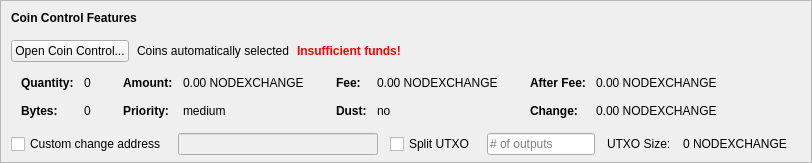
    <widget class="QFrame" name="frameCoinControl">
     <property name="sizePolicy">
      <sizepolicy hsizetype="Expanding" vsizetype="Expanding">
       <horstretch>0</horstretch>
       <verstretch>0</verstretch>
      </sizepolicy>
     </property>
     <property name="maximumSize">
      <size>
       <width>16777215</width>
       <height>16777215</height>
      </size>
     </property>
     <property name="frameShape">
      <enum>QFrame::StyledPanel</enum>
     </property>
     <property name="frameShadow">
      <enum>QFrame::Sunken</enum>
     </property>
     <layout class="QVBoxLayout" name="verticalLayoutCoinControl2">
      <property name="spacing">
       <number>0</number>
      </property>
      <property name="leftMargin">
       <number>0</number>
      </property>
      <property name="topMargin">
       <number>0</number>
      </property>
      <property name="rightMargin">
       <number>0</number>
      </property>
      <property name="bottomMargin">
       <number>6</number>
      </property>
      <item>
       <layout class="QVBoxLayout" name="verticalLayoutCoinControl" stretch="0,0,0,0,1">
        <property name="spacing">
         <number>0</number>
        </property>
        <property name="leftMargin">
         <number>10</number>
        </property>
        <property name="topMargin">
         <number>10</number>
        </property>
        <item>
         <layout class="QHBoxLayout" name="horizontalLayoutCoinControl1">
          <property name="bottomMargin">
           <number>15</number>
          </property>
          <item>
           <widget class="QLabel" name="labelCoinControlFeatures">
            <property name="sizePolicy">
             <sizepolicy hsizetype="Preferred" vsizetype="Maximum">
              <horstretch>0</horstretch>
              <verstretch>0</verstretch>
             </sizepolicy>
            </property>
            <property name="font">
             <font>
              <weight>75</weight>
              <bold>true</bold>
             </font>
            </property>
            <property name="styleSheet">
             <string notr="true">font-weight:bold;</string>
            </property>
            <property name="text">
             <string>Coin Control Features</string>
            </property>
           </widget>
          </item>
         </layout>
        </item>
        <item>
         <layout class="QHBoxLayout" name="horizontalLayoutCoinControl2" stretch="0,0,0,0">
          <property name="spacing">
           <number>8</number>
          </property>
          <property name="bottomMargin">
           <number>10</number>
          </property>
          <item>
           <widget class="QPushButton" name="pushButtonCoinControl">
            <property name="styleSheet">
             <string notr="true"/>
            </property>
            <property name="text">
             <string>Open Coin Control...</string>
            </property>
            <property name="autoDefault">
             <bool>false</bool>
            </property>
           </widget>
          </item>
          <item>
           <widget class="QLabel" name="labelCoinControlAutomaticallySelected">
            <property name="text">
             <string>Coins automatically selected</string>
            </property>
            <property name="margin">
             <number>5</number>
            </property>
           </widget>
          </item>
          <item>
           <widget class="QLabel" name="labelCoinControlInsuffFunds">
            <property name="font">
             <font>
              <weight>75</weight>
              <bold>true</bold>
             </font>
            </property>
            <property name="styleSheet">
             <string notr="true">color:red;font-weight:bold;</string>
            </property>
            <property name="text">
             <string>Insufficient funds!</string>
            </property>
            <property name="margin">
             <number>5</number>
            </property>
           </widget>
          </item>
          <item>
           <spacer name="horizontalSpacerCoinControl">
            <property name="orientation">
             <enum>Qt::Horizontal</enum>
            </property>
            <property name="sizeHint" stdset="0">
             <size>
              <width>40</width>
              <height>1</height>
             </size>
            </property>
           </spacer>
          </item>
         </layout>
        </item>
        <item>
         <widget class="QWidget" name="widgetCoinControl" native="true">
          <property name="sizePolicy">
           <sizepolicy hsizetype="Preferred" vsizetype="Preferred">
            <horstretch>0</horstretch>
            <verstretch>0</verstretch>
           </sizepolicy>
          </property>
          <property name="minimumSize">
           <size>
            <width>0</width>
            <height>0</height>
           </size>
          </property>
          <property name="styleSheet">
           <string notr="true"/>
          </property>
          <layout class="QHBoxLayout" name="horizontalLayoutCoinControl5">
           <property name="leftMargin">
            <number>0</number>
           </property>
           <property name="topMargin">
            <number>0</number>
           </property>
           <property name="rightMargin">
            <number>0</number>
           </property>
           <property name="bottomMargin">
            <number>0</number>
           </property>
           <item>
            <layout class="QHBoxLayout" name="horizontalLayoutCoinControl3" stretch="0,0,0,1">
             <property name="spacing">
              <number>20</number>
             </property>
             <property name="topMargin">
              <number>0</number>
             </property>
             <property name="bottomMargin">
              <number>10</number>
             </property>
             <item>
              <layout class="QFormLayout" name="formLayoutCoinControl1">
               <property name="horizontalSpacing">
                <number>10</number>
               </property>
               <property name="verticalSpacing">
                <number>14</number>
               </property>
               <property name="leftMargin">
                <number>10</number>
               </property>
               <property name="topMargin">
                <number>4</number>
               </property>
               <property name="rightMargin">
                <number>6</number>
               </property>
               <item row="0" column="0">
                <widget class="QLabel" name="labelCoinControlQuantityText">
                 <property name="font">
                  <font>
                   <weight>75</weight>
                   <bold>true</bold>
                  </font>
                 </property>
                 <property name="text">
                  <string>Quantity:</string>
                 </property>
                 <property name="margin">
                  <number>0</number>
                 </property>
                </widget>
               </item>
               <item row="0" column="1">
                <widget class="QLabel" name="labelCoinControlQuantity">
                 <property name="cursor">
                  <cursorShape>IBeamCursor</cursorShape>
                 </property>
                 <property name="contextMenuPolicy">
                  <enum>Qt::ActionsContextMenu</enum>
                 </property>
                 <property name="text">
                  <string notr="true">0</string>
                 </property>
                 <property name="margin">
                  <number>0</number>
                 </property>
                 <property name="textInteractionFlags">
                  <set>Qt::LinksAccessibleByMouse|Qt::TextSelectableByKeyboard|Qt::TextSelectableByMouse</set>
                 </property>
                </widget>
               </item>
               <item row="1" column="0">
                <widget class="QLabel" name="labelCoinControlBytesText">
                 <property name="font">
                  <font>
                   <weight>75</weight>
                   <bold>true</bold>
                  </font>
                 </property>
                 <property name="text">
                  <string>Bytes:</string>
                 </property>
                </widget>
               </item>
               <item row="1" column="1">
                <widget class="QLabel" name="labelCoinControlBytes">
                 <property name="cursor">
                  <cursorShape>IBeamCursor</cursorShape>
                 </property>
                 <property name="contextMenuPolicy">
                  <enum>Qt::ActionsContextMenu</enum>
                 </property>
                 <property name="text">
                  <string notr="true">0</string>
                 </property>
                 <property name="textInteractionFlags">
                  <set>Qt::LinksAccessibleByMouse|Qt::TextSelectableByKeyboard|Qt::TextSelectableByMouse</set>
                 </property>
                </widget>
               </item>
              </layout>
             </item>
             <item>
              <layout class="QFormLayout" name="formLayoutCoinControl2">
               <property name="horizontalSpacing">
                <number>10</number>
               </property>
               <property name="verticalSpacing">
                <number>14</number>
               </property>
               <property name="leftMargin">
                <number>6</number>
               </property>
               <property name="topMargin">
                <number>4</number>
               </property>
               <property name="rightMargin">
                <number>6</number>
               </property>
               <item row="0" column="0">
                <widget class="QLabel" name="labelCoinControlAmountText">
                 <property name="font">
                  <font>
                   <weight>75</weight>
                   <bold>true</bold>
                  </font>
                 </property>
                 <property name="text">
                  <string>Amount:</string>
                 </property>
                 <property name="margin">
                  <number>0</number>
                 </property>
                </widget>
               </item>
               <item row="0" column="1">
                <widget class="QLabel" name="labelCoinControlAmount">
                 <property name="cursor">
                  <cursorShape>IBeamCursor</cursorShape>
                 </property>
                 <property name="contextMenuPolicy">
                  <enum>Qt::ActionsContextMenu</enum>
                 </property>
                 <property name="text">
                  <string notr="true">0.00 NODEXCHANGE</string>
                 </property>
                 <property name="textInteractionFlags">
                  <set>Qt::LinksAccessibleByMouse|Qt::TextSelectableByKeyboard|Qt::TextSelectableByMouse</set>
                 </property>
                </widget>
               </item>
               <item row="1" column="0">
                <widget class="QLabel" name="labelCoinControlPriorityText">
                 <property name="font">
                  <font>
                   <weight>75</weight>
                   <bold>true</bold>
                  </font>
                 </property>
                 <property name="text">
                  <string>Priority:</string>
                 </property>
                </widget>
               </item>
               <item row="1" column="1">
                <widget class="QLabel" name="labelCoinControlPriority">
                 <property name="cursor">
                  <cursorShape>IBeamCursor</cursorShape>
                 </property>
                 <property name="contextMenuPolicy">
                  <enum>Qt::ActionsContextMenu</enum>
                 </property>
                 <property name="text">
                  <string>medium</string>
                 </property>
                 <property name="textInteractionFlags">
                  <set>Qt::LinksAccessibleByMouse|Qt::TextSelectableByKeyboard|Qt::TextSelectableByMouse</set>
                 </property>
                </widget>
               </item>
              </layout>
             </item>
             <item>
              <layout class="QFormLayout" name="formLayoutCoinControl3">
               <property name="horizontalSpacing">
                <number>10</number>
               </property>
               <property name="verticalSpacing">
                <number>14</number>
               </property>
               <property name="leftMargin">
                <number>6</number>
               </property>
               <property name="topMargin">
                <number>4</number>
               </property>
               <property name="rightMargin">
                <number>6</number>
               </property>
               <item row="0" column="0">
                <widget class="QLabel" name="labelCoinControlFeeText">
                 <property name="font">
                  <font>
                   <weight>75</weight>
                   <bold>true</bold>
                  </font>
                 </property>
                 <property name="text">
                  <string>Fee:</string>
                 </property>
                 <property name="margin">
                  <number>0</number>
                 </property>
                </widget>
               </item>
               <item row="0" column="1">
                <widget class="QLabel" name="labelCoinControlFee">
                 <property name="cursor">
                  <cursorShape>IBeamCursor</cursorShape>
                 </property>
                 <property name="contextMenuPolicy">
                  <enum>Qt::ActionsContextMenu</enum>
                 </property>
                 <property name="text">
                  <string notr="true">0.00 NODEXCHANGE</string>
                 </property>
                 <property name="textInteractionFlags">
                  <set>Qt::LinksAccessibleByMouse|Qt::TextSelectableByKeyboard|Qt::TextSelectableByMouse</set>
                 </property>
                </widget>
               </item>
               <item row="1" column="0">
                <widget class="QLabel" name="labelCoinControlLowOutputText">
                 <property name="font">
                  <font>
                   <weight>75</weight>
                   <bold>true</bold>
                  </font>
                 </property>
                 <property name="text">
                  <string>Dust:</string>
                 </property>
                </widget>
               </item>
               <item row="1" column="1">
                <widget class="QLabel" name="labelCoinControlLowOutput">
                 <property name="cursor">
                  <cursorShape>IBeamCursor</cursorShape>
                 </property>
                 <property name="contextMenuPolicy">
                  <enum>Qt::ActionsContextMenu</enum>
                 </property>
                 <property name="text">
                  <string>no</string>
                 </property>
                 <property name="textInteractionFlags">
                  <set>Qt::LinksAccessibleByMouse|Qt::TextSelectableByKeyboard|Qt::TextSelectableByMouse</set>
                 </property>
                </widget>
               </item>
              </layout>
             </item>
             <item>
              <layout class="QFormLayout" name="formLayoutCoinControl4">
               <property name="horizontalSpacing">
                <number>10</number>
               </property>
               <property name="verticalSpacing">
                <number>14</number>
               </property>
               <property name="leftMargin">
                <number>6</number>
               </property>
               <property name="topMargin">
                <number>4</number>
               </property>
               <property name="rightMargin">
                <number>6</number>
               </property>
               <item row="0" column="0">
                <widget class="QLabel" name="labelCoinControlAfterFeeText">
                 <property name="font">
                  <font>
                   <weight>75</weight>
                   <bold>true</bold>
                  </font>
                 </property>
                 <property name="text">
                  <string>After Fee:</string>
                 </property>
                 <property name="margin">
                  <number>0</number>
                 </property>
                </widget>
               </item>
               <item row="0" column="1">
                <widget class="QLabel" name="labelCoinControlAfterFee">
                 <property name="cursor">
                  <cursorShape>IBeamCursor</cursorShape>
                 </property>
                 <property name="contextMenuPolicy">
                  <enum>Qt::ActionsContextMenu</enum>
                 </property>
                 <property name="text">
                  <string notr="true">0.00 NODEXCHANGE</string>
                 </property>
                 <property name="textInteractionFlags">
                  <set>Qt::LinksAccessibleByMouse|Qt::TextSelectableByKeyboard|Qt::TextSelectableByMouse</set>
                 </property>
                </widget>
               </item>
               <item row="1" column="0">
                <widget class="QLabel" name="labelCoinControlChangeText">
                 <property name="font">
                  <font>
                   <weight>75</weight>
                   <bold>true</bold>
                  </font>
                 </property>
                 <property name="text">
                  <string>Change:</string>
                 </property>
                </widget>
               </item>
               <item row="1" column="1">
                <widget class="QLabel" name="labelCoinControlChange">
                 <property name="cursor">
                  <cursorShape>IBeamCursor</cursorShape>
                 </property>
                 <property name="contextMenuPolicy">
                  <enum>Qt::ActionsContextMenu</enum>
                 </property>
                 <property name="text">
                  <string notr="true">0.00 NODEXCHANGE</string>
                 </property>
                 <property name="textInteractionFlags">
                  <set>Qt::LinksAccessibleByMouse|Qt::TextSelectableByKeyboard|Qt::TextSelectableByMouse</set>
                 </property>
                </widget>
               </item>
              </layout>
             </item>
            </layout>
           </item>
          </layout>
         </widget>
        </item>
        <item>
         <layout class="QHBoxLayout" name="horizontalLayoutCoinControl4" stretch="0,0,0,0,0,0,0">
          <property name="spacing">
           <number>12</number>
          </property>
          <property name="sizeConstraint">
           <enum>QLayout::SetDefaultConstraint</enum>
          </property>
          <property name="topMargin">
           <number>5</number>
          </property>
          <property name="rightMargin">
           <number>5</number>
          </property>
          <item>
           <widget class="QCheckBox" name="checkBoxCoinControlChange">
            <property name="toolTip">
             <string>If this is activated, but the change address is empty or invalid, change will be sent to a newly generated address.</string>
            </property>
            <property name="text">
             <string>Custom change address</string>
            </property>
           </widget>
          </item>
          <item>
           <widget class="QValidatedLineEdit" name="lineEditCoinControlChange">
            <property name="enabled">
             <bool>false</bool>
            </property>
            <property name="sizePolicy">
             <sizepolicy hsizetype="Expanding" vsizetype="Fixed">
              <horstretch>0</horstretch>
              <verstretch>0</verstretch>
             </sizepolicy>
            </property>
           </widget>
          </item>
          <item>
           <widget class="QCheckBox" name="splitBlockCheckBox">
            <property name="text">
             <string>Split UTXO</string>
            </property>
           </widget>
          </item>
          <item>
           <widget class="QLineEdit" name="splitBlockLineEdit">
            <property name="sizePolicy">
             <sizepolicy hsizetype="Fixed" vsizetype="Fixed">
              <horstretch>50</horstretch>
              <verstretch>0</verstretch>
             </sizepolicy>
            </property>
            <property name="placeholderText">
             <string># of outputs</string>
            </property>
           </widget>
          </item>
          <item>
           <widget class="QLabel" name="labelBlockSizeText">
            <property name="text">
             <string>UTXO Size:</string>
            </property>
           </widget>
          </item>
          <item>
           <widget class="QLabel" name="labelBlockSize">
            <property name="text">
             <string>0 NODEXCHANGE</string>
            </property>
           </widget>
          </item>
          <item>
           <widget class="QLabel" name="labelCoinControlChangeLabel">
            <property name="sizePolicy">
             <sizepolicy hsizetype="Preferred" vsizetype="Expanding">
              <horstretch>0</horstretch>
              <verstretch>0</verstretch>
             </sizepolicy>
            </property>
            <property name="minimumSize">
             <size>
              <width>0</width>
              <height>0</height>
             </size>
            </property>
            <property name="text">
             <string/>
            </property>
            <property name="margin">
             <number>3</number>
            </property>
           </widget>
          </item>
         </layout>
        </item>
        <item>
         <spacer name="verticalSpacerCoinControl">
          <property name="orientation">
           <enum>Qt::Vertical</enum>
          </property>
          <property name="sizeHint" stdset="0">
           <size>
            <width>800</width>
            <height>1</height>
           </size>
          </property>
         </spacer>
        </item>
       </layout>
      </item>
     </layout>
    </widget>
